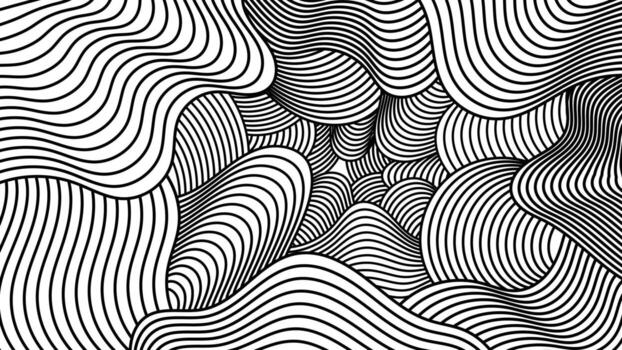
#> input picture input_data/random_pb.jpg, 622 x 350 px, found by its file name
$ jupyter execute --allow-errors main.ipynb
#> lines starting #> are read from the running program, lines starting #| are printed output that depends on the picture
# UHD

[cell 1]
import numpy as np
import matplotlib.pyplot as plt
import uhd # Requer instalação do driver da Ettus/NI USRP

def gerar_sinal_baseband(freq_sinal, taxa_amostragem, duracao, tipo='tone'):
    """
    Gera amostras complexas (I/Q) para o bloco de Software do RDS.
    """
    t = np.arange(0, duracao, 1/taxa_amostragem)

    if tipo == 'tone':
        # Gera um tom puro (exponencial complexa)
        # I = cos, Q = sin
        amostras = np.exp(1j * 2 * np.pi * freq_sinal * t)

    elif tipo == 'ruido':
        # Simulação de canal AWGN [cite: 44]
        amostras = (np.random.normal(0, 1, len(t)) +
                    1j * np.random.normal(0, 1, len(t))) / np.sqrt(2)

    # Normalização para evitar saturação no DAC da USRP
    amostras = amostras / np.max(np.abs(amostras)) * 0.9
    return amostras.astype(np.complex64)

def transmitir_usrp(amostras, freq_central, ganho, taxa_amostragem):
    """
    Interface com o Hardware USRP (NI 2901 ou 2920)[cite: 89].
    """
    # Configuração da USRP (Pseudo-código da lib UHD)
    usrp = uhd.usrp_sink(
        ",".join(("addr=192.168.10.2", "")), # Endereço IP padrão da USRP 2920
        uhd.stream_args(cpu_format="fc32", otw_format="sc16", channels=range(1)),
    )

    usrp.set_samp_rate(taxa_amostragem)
    usrp.set_center_freq(freq_central, 0)
    usrp.set_gain(ganho, 0)

    # Envio das amostras para o buffer do hardware
    usrp.send(amostras)
    print(f"Transmitindo em {freq_central/1e6} MHz com ganho {ganho}dB")

# --- Parâmetros do Projeto ---
# A USRP 2920 suporta banda de 20MHz [cite: 92] e a 2901 até 56MHz[cite: 90].
fs = 1e6           # 1 MS/s
fc = 900e6         # 900 MHz (faixa permitida no trabalho [cite: 44])
duracao = 1.0      # 1 segundo

# 1. Gerar Sinal (Domínio Digital)
sinal_iq = gerar_sinal_baseband(freq_sinal=10e3, taxa_amostragem=fs, duracao=duracao)

# Visualização rápida (apenas I e Q)
plt.figure(figsize=(10, 4))
plt.plot(np.real(sinal_iq[:100]), label='In-Phase (I)')
plt.plot(np.imag(sinal_iq[:100]), label='Quadrature (Q)')
plt.title('Sinal em Banda Base (Primeiras 100 amostras)')
plt.legend()
plt.grid(True)
plt.show()
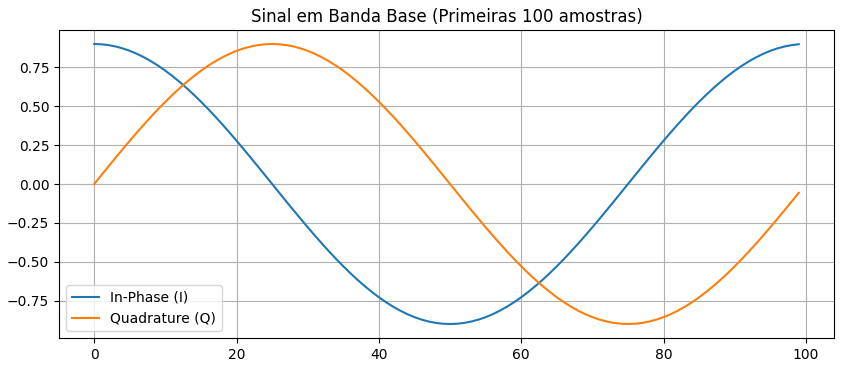
#> figure drawn by matplotlib, 1 panel; curve peaks at x = 0, y = 0.9; curve peaks at x = 25, y = 0.9

# 2. Transmissão (Descomente se tiver a USRP conectada)
# transmitir_usrp(sinal_iq, freq_central=fc, ganho=50, taxa_amostragem=fs)

[cell 2]
import uhd
#> (the rest of this cell did not finish here and is left out)

# GNUradio

## BPSK com Hardware

[cell 3]
#!/usr/bin/env python3
import numpy as np
from gnuradio import gr, blocks, digital, uhd
import time

class BPSK_Text_Transmitter(gr.top_block):
    def __init__(self, filepath, samp_rate=500e3, center_freq=915e6, gain=40):
        gr.top_block.__init__(self)

        # --- Load text file ---
        with open(filepath, "r", encoding="utf-8") as f:
            text = f.read()

        # Convert text → bits
        bits = np.unpackbits(np.frombuffer(text.encode("utf-8"), dtype=np.uint8))

        # Create GNU Radio blocks
        self.src = blocks.vector_source_b(bits.tolist(), repeat=False)

        # BPSK Modulator (constellation: 0 → -1, 1 → +1)
        self.mod = digital.chunks_to_symbols_bc([ -1+0j, 1+0j ])

        self.usrp = blocks.file_sink(...)
        # USRP Sink
        # self.usrp = uhd.usrp_sink(
        #     ",".join(("addr=192.168.10.2", "")),
        #     uhd.stream_args(cpu_format="fc32", channels=[0]),
        # )

        self.usrp.set_samp_rate(samp_rate)
        self.usrp.set_center_freq(center_freq)
        self.usrp.set_gain(gain)

        # Connect graph
        self.connect(self.src, self.mod, self.usrp)


#> (the rest of this cell did not finish here and is left out)

## BPSK sem hardware

[cell 4]
#!/usr/bin/env python3
import numpy as np
from gnuradio import gr, blocks, digital

class BPSK_Text_Transmitter(gr.top_block):
    def __init__(self, filepath, samp_rate=500e3):
        gr.top_block.__init__(self)

        # --- Load text file ---
        with open(filepath, "r", encoding="utf-8") as f:
            text = f.read()

        # Convert text → bits
        bits = np.unpackbits(
            np.frombuffer(text.encode("utf-8"), dtype=np.uint8)
        )

        # Blocks
        self.src = blocks.vector_source_b(bits.tolist(), repeat=False)

        # BPSK modulator
        self.mod = digital.chunks_to_symbols_bc([ -1+0j, 1+0j ])

        # Optional: Save I/Q to file for analysis
        self.sink = blocks.file_sink(gr.sizeof_gr_complex, "bpsk_output.dat")

        # Connect
        self.connect(self.src, self.mod, self.sink)


#> (the rest of this cell did not finish here and is left out)

### Analisar arquivo criado

[cell 5]
import numpy as np
import matplotlib.pyplot as plt

# Carregar arquivo
data = np.fromfile("bpsk_output.dat", dtype=np.complex64)
#> (reads bpsk_output.dat from the repository)

print("Número de amostras:", len(data))
print("Primeiras amostras:", data[:10])

# Plotar waveform
plt.figure()
plt.plot(data.real[:50], label="I (real)")
plt.plot(data.imag[:50], label="Q (imag)")
plt.legend()
plt.title("Forma de onda (primeiras 50 amostras)")
plt.xlabel("Amostra")
plt.ylabel("Amplitude")
plt.show()
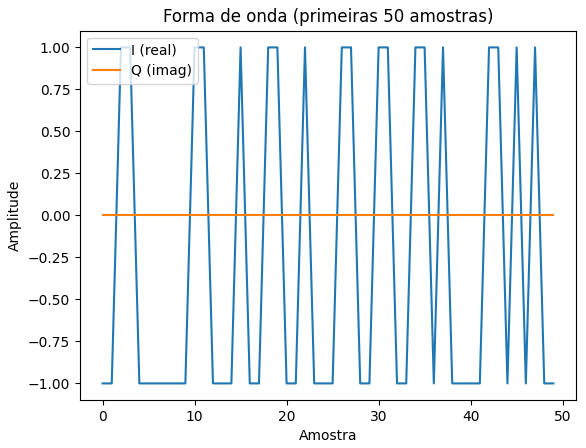
#> figure drawn by matplotlib, 1 panel; curve peaks at x = 2, y = 1

# Plotar constelação
plt.figure()
plt.scatter(data.real[::20], data.imag[::20], s=2)
plt.title("Constelação BPSK")
plt.xlabel("I")
plt.ylabel("Q")
plt.grid(True)
plt.show()
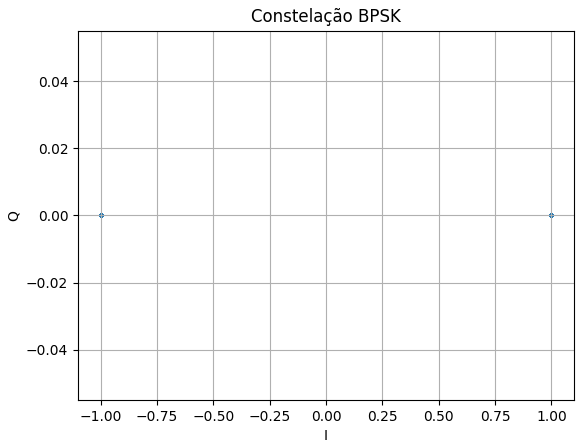
#> figure drawn by matplotlib, 1 panel

# Plotar FFT
fft = np.fft.fftshift(np.fft.fft(data[:2048]))
plt.figure()
plt.plot(20*np.log10(np.abs(fft)))
plt.title("Espectro (FFT)")
plt.xlabel("Frequência (bins)")
plt.ylabel("Magnitude (dB)")
plt.show()
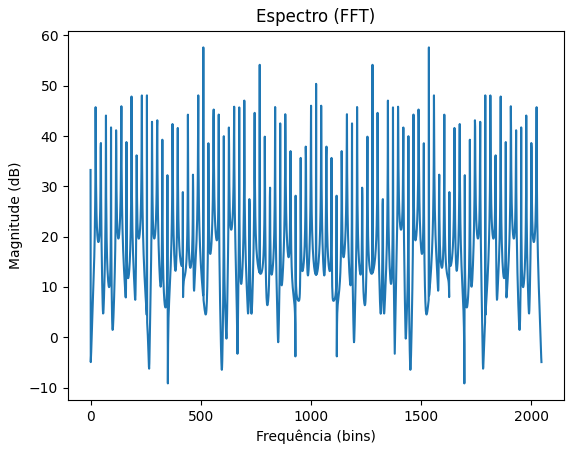
#> figure drawn by matplotlib, 1 panel; curve peaks at x = 512, y = 57.62

## Receptor BPSK

[cell 6]
import numpy as np

# Carrega sinal
data = np.fromfile("bpsk_output.dat", dtype=np.complex64)

# Demodulação BPSK:  >=0 → 1, <0 → 0
bits = (data.real >= 0).astype(np.uint8)

# Agrupa em bytes
bits = bits[: (len(bits)//8)*8]  # múltiplo de 8
bytes_out = np.packbits(bits)

# Converte para texto
try:
    texto = bytes_out.tobytes().decode("utf-8", errors="ignore")
    print("Texto decodificado:")
    print(texto)
except Exception as e:
    print("Erro ao decodificar:", e)

### BER

[cell 7]
#!/usr/bin/env python3
import numpy as np
from pathlib import Path
from scipy.signal import correlate

orig_path = Path("msg.txt")
iq_path = Path("bpsk_output.dat")

if not orig_path.exists() or not iq_path.exists():
    raise SystemExit("Coloque msg.txt e bpsk_output.dat no mesmo diretório e rode este script.")

# Carrega TX bits
orig_bytes = orig_path.read_bytes()
#> (reads msg.txt from the repository)
tx_bits = np.unpackbits(np.frombuffer(orig_bytes, dtype=np.uint8))

# Converte bits 0->-1, 1->+1 (NRZ) para correlação
tx_nrz = (tx_bits.astype(np.int8) * 2) - 1  # 0->-1, 1->+1

# Carrega I/Q rx
iq = np.fromfile(str(iq_path), dtype=np.complex64)
rx_real = iq.real

if len(rx_real) < 10:
    raise SystemExit("Arquivo RX muito pequeno.")

# Para reduzir custo, limite use de segmentos (se são longos)
max_tx_search = min(len(tx_nrz), 200000)  # ajusta se quiser
tx_segment = tx_nrz[:max_tx_search]

# Faz correlação cruzada (nota: custo O(N log N) internamente)
corr = correlate(rx_real, tx_segment, mode='valid')
# index do pico em 'valid' corresponde a deslocamento do início de tx_segment em rx_real
best_idx = np.argmax(np.abs(corr))
offset = best_idx  # número de amostras em rx antes do início do segmento TX

print("Deslocamento estimado (amostras):", offset)
# Agora compare a partir daí
available = len(rx_real) - offset
compare_bits = min(len(tx_bits), available)
if compare_bits <= 0:
    raise SystemExit("Sem dados suficientes após alinhamento.")

# Extraia rx_bits a partir do offset
rx_bits = (rx_real[offset:offset+compare_bits] >= 0).astype(np.uint8)
tx_cmp = tx_bits[:compare_bits]

errors = np.sum(tx_cmp != rx_bits)
ber = errors / compare_bits

print("Bits comparados:", compare_bits)
print("Erros de bit:  ", errors)
print("BER:           ", f"{ber:.6e}", f"({ber*100:.6f}%)")

# Salva a mensagem decodificada (múltiplos de 8)
n_bytes = (compare_bits // 8)
rx_bytes = np.packbits(rx_bits[:n_bytes*8])
Path("mensagem_decodificada_alinhada.txt").write_bytes(rx_bytes.tobytes())
print("Texto decodificado salvo em: mensagem_decodificada_alinhada.txt")

## Imagem

7 – A transmissão de imagem colorida RGB 24 bits, 100x100 pixels. O usuário escolhe a imagem a
transmitir. Define a largura de banda máxima exigida para transmissão de modo que a imagem seja
transmitida em no máximo 3 segundos

[cell 8]
from PIL import Image
import numpy as np

# Carrega imagem e converte para bytes puros
img = Image.open("/home/deivid/radio-frequency/input_data/random_pb.jpg").resize((100, 100)).convert('RGB')
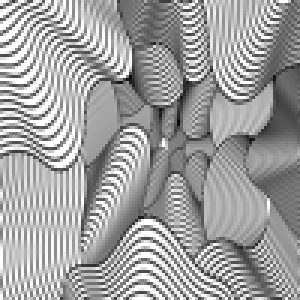
#> img: PIL image 100x100 RGB (shown 3 times larger); min 7, max 255, mean 160.4
dados = np.array(img)
dados.tofile("transmissao_in.bin") # Arquivo para o GNU Radio ler
print(f"Tamanho do arquivo: {len(dados.tobytes())} bytes")
